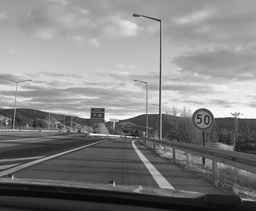
#> input picture HW2/input.png, 256 x 211 px, shrunk from 652 x 538 before the run
$ jupyter execute part1a.ipynb
#> lines starting #> are read from the running program, lines starting #| are printed output that depends on the picture
[cell 1]
import numpy as np
import cv2
from matplotlib import pyplot as plt

def correlationMeasure(P, T):
    P = P.astype(np.float64)
    T = T.astype(np.float64)
    val = np.sum(P * T) / (np.sqrt(np.sum(P**2)) * np.sqrt(np.sum(T**2)))
    return val

def zeroMeanCorrelationMeasure(P, T):
    P = P.astype(np.float64)
    T = T.astype(np.float64)
    P_mean = np.mean(P)
    T_mean = np.mean(T)
    val = np.sum((P - P_mean) * (T - T_mean)) / (np.sqrt(np.sum((P - P_mean)**2)) * np.sqrt(np.sum((T - T_mean)**2)))
    return val

def sumOfSquaredDifferenceMeasure(P, T):
    P = P.astype(np.float64)
    T = T.astype(np.float64)
    val = np.sum((P - T)**2)
    return val

def normalizedCrossCorrelationMeasure(P, T):
    P = P.astype(np.float64)
    T = T.astype(np.float64)
    P_mean = np.mean(P)
    T_mean = np.mean(T)
    val = np.sum((P - P_mean) * (T - T_mean)) / (np.sqrt(np.sum((P - P_mean)**2)) * np.sqrt(np.sum((T - T_mean)**2)))
    return val

def template_matching(img, template, measure_func):
    h, w = template.shape
    M, N = img.shape
    a, b = (h - 1) // 2, (w - 1) // 2

    result = np.zeros((M, N))

    for i in range(a, M - a):
        for j in range(b, N - b):
            patch = img[i - a:i + a + 1, j - b:j + b + 1]
            result[i, j] = measure_func(patch, template)

    return result

# Load images
input_img = cv2.imread('input.png', cv2.IMREAD_GRAYSCALE)
#> input_img is the input picture: shape (211, 256); min 7, max 255, mean 132.1
template = cv2.imread('template.png', cv2.IMREAD_GRAYSCALE)
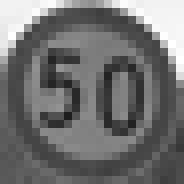
#> input picture HW2/template.png, 23 x 23 px, shrunk from 59 x 59 before the run (shown 8 times larger)
#> template is the input picture: shape (23, 23); min 30, max 255, mean 112.5

# Perform template matching
correlation_result = template_matching(input_img, template, correlationMeasure)
#> the loop in template_matching, `for i in range(a, M - a):` made 189 passes
#> pass 1, in correlationMeasure, `P = P.astype(np.float64)`:
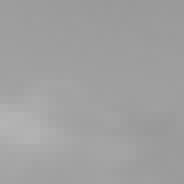
#> P: shape (23, 23) float64 (shown 8 times larger); min 153, max 180, mean 159.9
#> after the loop in template_matching, `for i in range(a, M - a):`:
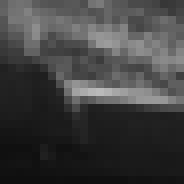
#> patch: shape (23, 23) (shown 8 times larger); min 15, max 186, mean 64
#> after the loop in template_matching, `for i in range(a, M - a):`:
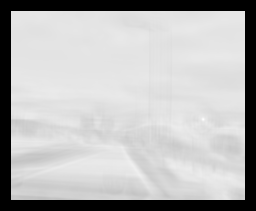
#> result: shape (211, 256) float64; min 0, max 0.995, mean 0.718
zero_mean_correlation_result = template_matching(input_img, template, zeroMeanCorrelationMeasure)
#> after the loop in template_matching (call 2), `for i in range(a, M - a):`:
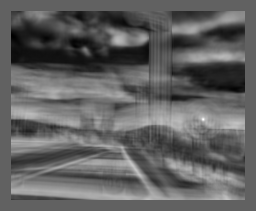
#> result: shape (211, 256) float64; min -0.6, max 0.973, mean 0.00207; drawn with min black and max white
ssd_result = template_matching(input_img, template, sumOfSquaredDifferenceMeasure)
#> after the loop in template_matching (call 3), `for i in range(a, M - a):`:
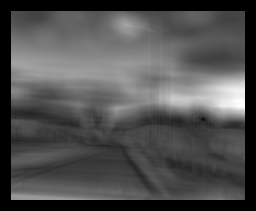
#> result: shape (211, 256) float64; min 0, max 9177332, mean 2886110; drawn with min black and max white
ncc_result = template_matching(input_img, template, normalizedCrossCorrelationMeasure)

# Find max/min values and their locations
_, max_val_corr, _, max_loc_corr = cv2.minMaxLoc(correlation_result)
_, max_val_zero_mean, _, max_loc_zero_mean = cv2.minMaxLoc(zero_mean_correlation_result)
min_val_ssd, _, min_loc_ssd, _ = cv2.minMaxLoc(ssd_result)
_, max_val_ncc, _, max_loc_ncc = cv2.minMaxLoc(ncc_result)

# Draw rectangles around the matching locations
input_img_color = cv2.imread('input.png')
h, w = template.shape
cv2.rectangle(input_img_color, max_loc_corr, (max_loc_corr[0] + w, max_loc_corr[1] + h), (255, 0, 0), 2)
cv2.rectangle(input_img_color, max_loc_zero_mean, (max_loc_zero_mean[0] + w, max_loc_zero_mean[1] + h), (0, 255, 0), 2)
cv2.rectangle(input_img_color, min_loc_ssd, (min_loc_ssd[0] + w, min_loc_ssd[1] + h), (0, 0, 255), 2)
cv2.rectangle(input_img_color, max_loc_ncc, (max_loc_ncc[0] + w, max_loc_ncc[1] + h), (255, 255, 0), 2)
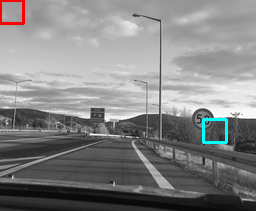
#> input_img_color: shape (211, 256, 3); mean B, G, R 132.3, 132.3, 132.1

# Display the input image with rectangles
cv2.imshow('Matching Results', input_img_color)
cv2.waitKey(0)
cv2.destroyAllWindows()

# Display the result images
results = [correlation_result, zero_mean_correlation_result, ssd_result, ncc_result]
titles = ['Correlation', 'Zero-mean Correlation', 'Sum of Squared Difference', 'Normalized Cross Correlation']

for i, result in enumerate(results):
    plt.subplot(2, 2, i + 1)
    plt.imshow(result, cmap='jet')
    plt.title(titles[i])
    plt.xticks([]), plt.yticks([])
#> this loop made 4 passes

plt.show()
